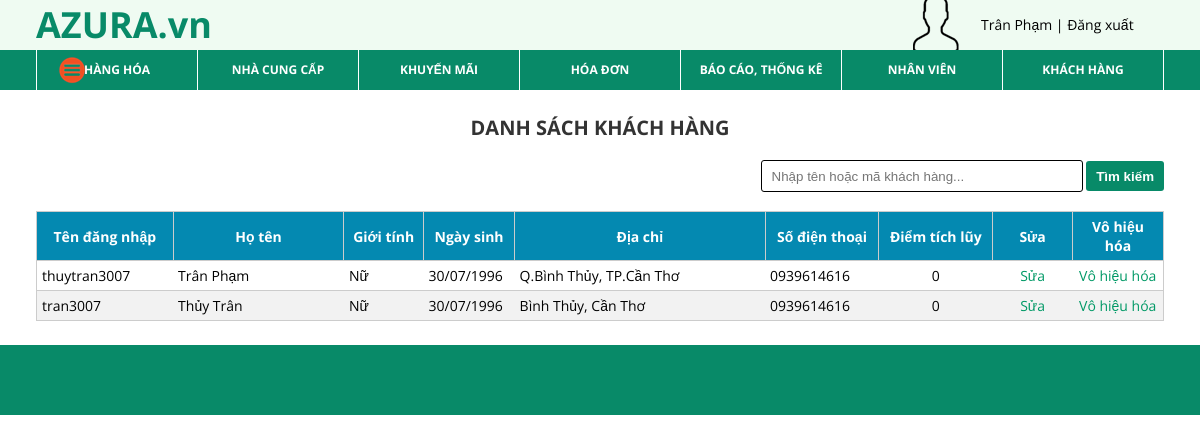
The page /admin/admin.php?quanly=khachhang (signed in) on the database its author committed.
### tables this page shows
CREATE TABLE `khachhang` (
  `MaKH` varchar(20) NOT NULL,
  `TenKH` varchar(50) NOT NULL,
  `NgaySinh` date NOT NULL,
  `GioiTinh` tinyint(1) NOT NULL,
  `SoDienThoai` varchar(15) NOT NULL,
  `DiaChi` text NOT NULL,
  `HinhDaiDien` varchar(100) NOT NULL,
  `MatKhau` varchar(50) NOT NULL,
  `DiemTichLuy` int(11) NOT NULL,
  `TrangThai` tinyint(1) NOT NULL
);

### admin/module/khachhang/main.php (called while the page is built)
<?php
	require('module/khachhang/lietke.php');
?>

### admin/module/khachhang/lietke.php (the view, shortened to what this page needs)
<?php
	$keyword = "";
	if(isset($_POST['keyword']))
	{
		$keyword = $_POST['keyword'];
		mysql_query("set names 'utf8'");
		$kh = mysql_query("select * from khachhang where trangthai = 1 and tenkh LIKE '%$keyword%' or sodienthoai LIKE '%$keyword%'");
	}
	else
	{
		$kh = mysql_query("select * from khachhang where trangthai = 1");
	}
?>
    <div id="khachhang" style="margin: auto;">
        <p class="title">DANH SÁCH KHÁCH HÀNG</p><br />
        <div style="text-align: right;">
        <form method='post'>
        	<input type='text' name ='keyword' value = '<?php echo $keyword ?>' class = 'txt-timkiem' placeholder='Nhập tên hoặc mã khách hàng...' />
            <input type='submit' name = 'search' class = 'sub' value= 'Tìm kiếm'/>
        </form>
        </div><br />
        <table width="100%" class = "tb-lietke"  border="1" >
            <tr>
                <th width="12%">Tên đăng nhập</th>
                <th width="15%">Họ tên</th>
                <th width="7%">Giới tính</th>
                <th width="8%">Ngày sinh</th>
                <th width="22%">Địa chỉ</th>
                <th width="10%">Số điện thoại</th>
                <th width="10%">Điểm tích lũy</th>
                <th width="7%">Sửa</th>
                <th width="8%">Vô hiệu hóa</th>
            </tr>
        <?php
            while($re_kh = mysql_fetch_assoc($kh))
			{
		?>
                <tr>
                    <td><?php echo $re_kh['MaKH'] ?></td>
                    <td><?php echo $re_kh['TenKH']?> </td>
                    <td><?php echo $re_kh['GioiTinh']==0?"Nữ":"Nam"?> </td>
                    <td><?php echo date('d/m/Y', strtotime($re_kh['NgaySinh']))?> </td>
                    <td><?php echo $re_kh['DiaChi']?> </td>
                    <td><?php echo $re_kh['SoDienThoai']?> </td>
                    <td align="center"><?php echo $re_kh['DiemTichLuy']?> </td>
                    <td align="center"><a href = "admin.php?quanly=chucvu&ac=sua&id=<?php echo $re_cv['MaKH'] ?>">Sửa</a></td>
                    <td align="center"><a href = "admin.php?quanly=chucvu&ac=xoa&id=<?php echo $re_cv['MaKH'] ?>">Vô hiệu hóa</a></td>
                </tr>
        <?php
			}
		?>
        </table>
    </div>

### admin/style.css (style rules this page uses)
a { text-decoration: none; font-size: 14px; font-family: 'Open Sans', arial, tahoma, sans-serif; color: #000; }
body { font-size: 14px; font-family: 'Open Sans', arial, tahoma, sans-serif; }
* { padding:0; margin:0 }
.tb-lietke { width: 100%; border-collapse: collapse; }
.tb-lietke tr { height: 30px; border: solid 1px #ccc; }
.tb-lietke td { border: none; }
.tb-lietke a { color: #096; }
.tb-lietke td, .tb-lietke th { padding: 5px 5px; }
.tb-lietke th { background: #0489B1; color: white; }
.title { font-size: 20px; font-weight: bold; color: #333; text-align: center; }
.txt-timkiem { margin-left: 50%;width: 300px; height: 20px; padding: 5px 10px; border: solid 1px;; border-radius: 3px; }
.sub { height: 30px; padding: 5px 10px; color: white; font-weight: bold; background: #088A68; border: none; border-radius: 3px; }
#khachhang table { width: 90%; margin: auto; }

### rows shown on the page
khachhang: MaKH "thuytran3007", TenKH "Trân Phạm", GioiTinh "Nữ", NgaySinh "30/07/1996", DiaChi "Q.Bình Thủy, TP.Cần Thơ", SoDienThoai "0939614616", DiemTichLuy "0"
khachhang: MaKH "tran3007", TenKH "Thủy Trân", GioiTinh "Nữ", NgaySinh "30/07/1996", DiaChi "Bình Thủy, Cần Thơ", SoDienThoai "0939614616", DiemTichLuy "0"

### other values the page prints
$_SESSION['name'] "Trân Phạm"
